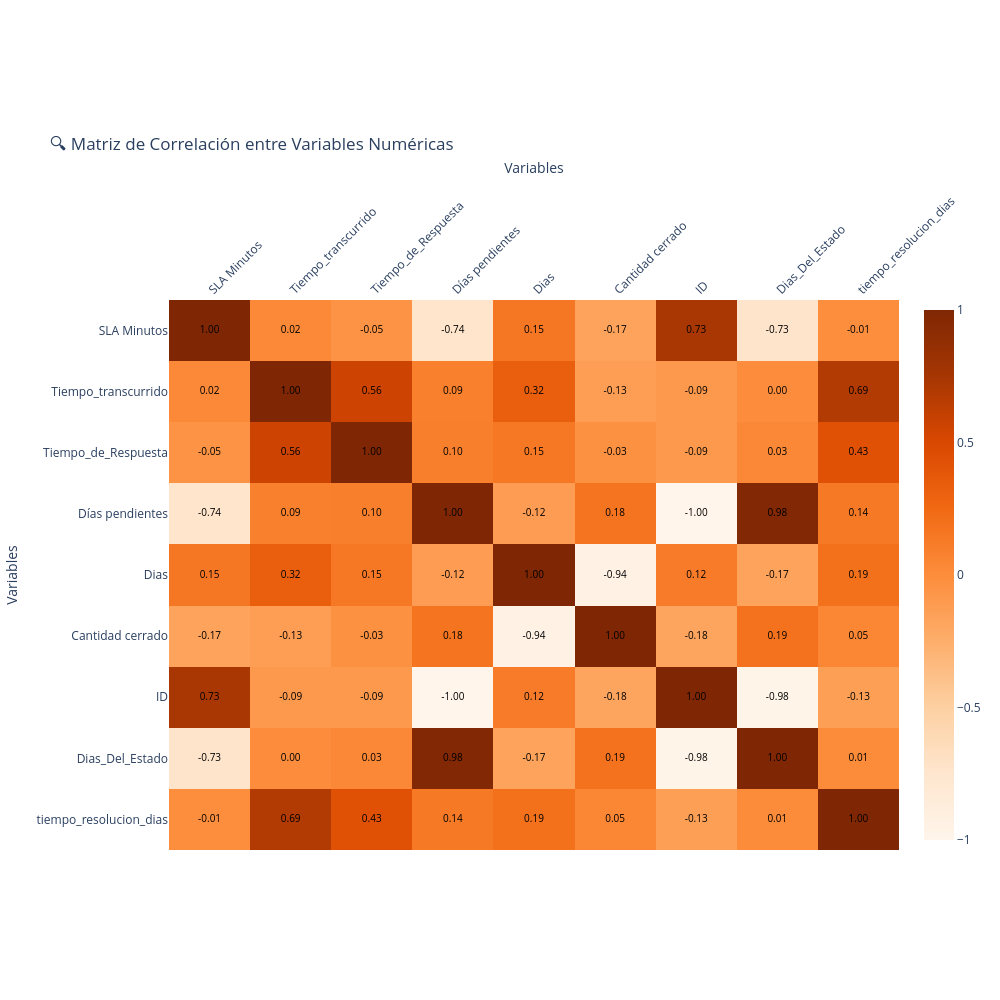

Source (notebook cell):
### Code cell
# ─────────────────────────────────────────────────────────────
# Paso 6.4: Matriz de correlación entre variables numéricas
# ─────────────────────────────────────────────────────────────

# Filtrar columnas numéricas del DataFrame
numericas = df.select_dtypes(include=['int64', 'float64'])

# Calcular la matriz de correlación
matriz_corr = numericas.corr()

# Calcular la matriz de correlación
#matriz_corr = numericas.corr().round(2)

# Preparar datos para Plotly
z = matriz_corr.values
x = matriz_corr.columns.tolist()
y = matriz_corr.index.tolist()

# Texto para hover (información al pasar el ratón)
hover_text = [[f"Variable X: {x[j]}<br>Variable Y: {y[i]}<br>Correlación: {z[i][j]:.2f}" 
              for j in range(len(x))] for i in range(len(y))]

# Capa de calor base
heatmap = go.Heatmap(
    z=z,
    x=x,
    y=y,
    colorscale='Oranges',  # Escala de colores rojo-azul para correlaciones
    zmin=-1,  # Valor mínimo para correlación
    zmax=1,   # Valor máximo para correlación
    text=hover_text,
    hoverinfo="text",
    showscale=True
)

# Superponer texto con los valores de correlación
text_overlay = go.Scatter(
    x=np.repeat(x, len(y)),
    y=np.tile(y, len(x)),
    mode="text",
    text=[f"{val:.2f}" for row in z for val in row],
    textfont=dict(color="black", size=10),
    hoverinfo="skip"
)

# Construir figura final
fig = go.Figure(data=[heatmap, text_overlay])

fig.update_layout(
    title="🔍 Matriz de Correlación entre Variables Numéricas",
    xaxis=dict(
        title="Variables",
        tickangle=-45,
        side="top"
    ),
    yaxis=dict(
        title="Variables",
        autorange='reversed'  # Para que el orden sea igual que en seaborn
    ),
    width=1000,
    height=1000,
    margin=dict(l=150, r=50, b=150, t=300),
    hoverlabel=dict(
        bgcolor="white",
        font_size=12,
        font_family="Arial"
    )
)

fig.show()

### Figure 1 — Plotly figure (JSON) as saved in the notebook; plotly's stock layout.template omitted (floating-point values rounded to 4 significant figures)
{"data": [{"colorscale": [[0, "rgb(255,245,235)"], [0.125, "rgb(254,230,206)"], [0.25, "rgb(253,208,162)"], [0.375, "rgb(253,174,107)"], [0.5, "rgb(253,141,60)"], [0.625, "rgb(241,105,19)"], [0.75, "rgb(217,72,1)"], [0.875, "rgb(166,54,3)"], [1, "rgb(127,39,4)"]], "hoverinfo": "text", "showscale": true, "text": [["Variable X: SLA Minutos<br>Variable Y: SLA Minutos<br>Correlación: 1.00", "Variable X: Tiempo_transcurrido<br>Variable Y: SLA Minutos<br>Correlación: 0.02", "Variable X: Tiempo_de_Respuesta<br>Variable Y: SLA Minutos<br>Correlación: -0.05", "Variable X: Días pendientes<br>Variable Y: SLA Minutos<br>Correlación: -0.74", "Variable X: Dias<br>Variable Y: SLA Minutos<br>Correlación: 0.15", "Variable X: Cantidad cerrado<br>Variable Y: SLA Minutos<br>Correlación: -0.17", "Variable X: ID<br>Variable Y: SLA Minutos<br>Correlación: 0.73", "Variable X: Dias_Del_Estado<br>Variable Y: SLA Minutos<br>Correlación: -0.73", "Variable X: tiempo_resolucion_dias<br>Variable Y: SLA Minutos<br>Correlación: -0.01"], ["Variable X: SLA Minutos<br>Variable Y: Tiempo_transcurrido<br>Correlación: 0.02", "Variable X: Tiempo_transcurrido<br>Variable Y: Tiempo_transcurrido<br>Correlación: 1.00", "Variable X: Tiempo_de_Respuesta<br>Variable Y: Tiempo_transcurrido<br>Correlación: 0.56", "Variable X: Días pendientes<br>Variable Y: Tiempo_transcurrido<br>Correlación: 0.09", "Variable X: Dias<br>Variable Y: Tiempo_transcurrido<br>Correlación: 0.32", "Variable X: Cantidad cerrado<br>Variable Y: Tiempo_transcurrido<br>Correlación: -0.13", "Variable X: ID<br>Variable Y: Tiempo_transcurrido<br>Correlación: -0.09", "Variable X: Dias_Del_Estado<br>Variable Y: Tiempo_transcurrido<br>Correlación: 0.00", "Variable X: tiempo_resolucion_dias<br>Variable Y: Tiempo_transcurrido<br>Correlación: 0.69"], ["Variable X: SLA Minutos<br>Variable Y: Tiempo_de_Respuesta<br>Correlación: -0.05", "Variable X: Tiempo_transcurrido<br>Variable Y: Tiempo_de_Respuesta<br>Correlación: 0.56", "Variable X: Tiempo_de_Respuesta<br>Variable Y: Tiempo_de_Respuesta<br>Correlación: 1.00", "Variable X: Días pendientes<br>Variable Y: Tiempo_de_Respuesta<br>Correlación: 0.10", "Variable X: Dias<br>Variable Y: Tiempo_de_Respuesta<br>Correlación: 0.15", "Variable X: Cantidad cerrado<br>Variable Y: Tiempo_de_Respuesta<br>Correlación: -0.03", "Variable X: ID<br>Variable Y: Tiempo_de_Respuesta<br>Correlación: -0.09", "Variable X: Dias_Del_Estado<br>Variable Y: Tiempo_de_Respuesta<br>Correlación: 0.03", "Variable X: tiempo_resolucion_dias<br>Variable Y: Tiempo_de_Respuesta<br>Correlación: 0.43"], ["Variable X: SLA Minutos<br>Variable Y: Días pendientes<br>Correlación: -0.74", "Variable X: Tiempo_transcurrido<br>Variable Y: Días pendientes<br>Correlación: 0.09", "Variable X: Tiempo_de_Respuesta<br>Variable Y: Días pendientes<br>Correlación: 0.10", "Variable X: Días pendientes<br>Variable Y: Días pendientes<br>Correlación: 1.00", "Variable X: Dias<br>Variable Y: Días pendientes<br>Correlación: -0.12", "Variable X: Cantidad cerrado<br>Variable Y: Días pendientes<br>Correlación: 0.18", "Variable X: ID<br>Variable Y: Días pendientes<br>Correlación: -1.00", "Variable X: Dias_Del_Estado<br>Variable Y: Días pendientes<br>Correlación: 0.98", "Variable X: tiempo_resolucion_dias<br>Variable Y: Días pendientes<br>Correlación: 0.14"], ["Variable X: SLA Minutos<br>Variable Y: Dias<br>Correlación: 0.15", "Variable X: Tiempo_transcurrido<br>Variable Y: Dias<br>Correlación: 0.32", "Variable X: Tiempo_de_Respuesta<br>Variable Y: Dias<br>Correlación: 0.15", "Variable X: Días pendientes<br>Variable Y: Dias<br>Correlación: -0.12", "Variable X: Dias<br>Variable Y: Dias<br>Correlación: 1.00", "Variable X: Cantidad cerrado<br>Variable Y: Dias<br>Correlación: -0.94", "Variable X: ID<br>Variable Y: Dias<br>Correlación: 0.12", "Variable X: Dias_Del_Estado<br>Variable Y: Dias<br>Correlación: -0.17", "Variable X: tiempo_resolucion_dias<br>Variable Y: Dias<br>Correlación: 0.19"], ["Variable X: SLA Minutos<br>Variable Y: Cantidad cerrado<br>Correlación: -0.17", "Variable X: Tiempo_transcurrido<br>Variable Y: Cantidad cerrado<br>Correlación: -0.13", "Variable X: Tiempo_de_Respuesta<br>Variable Y: Cantidad cerrado<br>Correlación: -0.03", "Variable X: Días pendientes<br>Variable Y: Cantidad cerrado<br>Correlación: 0.18", "Variable X: Dias<br>Variable Y: Cantidad cerrado<br>Correlación: -0.94", "Variable X: Cantidad cerrado<br>Variable Y: Cantidad cerrado<br>Correlación: 1.00", "Variable X: ID<br>Variable Y: Cantidad cerrado<br>Correlación: -0.18", "Variable X: Dias_Del_Estado<br>Variable Y: Cantidad cerrado<br>Correlación: 0.19", "Variable X: tiempo_resolucion_dias<br>Variable Y: Cantidad cerrado<br>Correlación: 0.05"], ["Variable X: SLA Minutos<br>Variable Y: ID<br>Correlación: 0.73", "Variable X: Tiempo_transcurrido<br>Variable Y: ID<br>Correlación: -0.09", "Variable X: Tiempo_de_Respuesta<br>Variable Y: ID<br>Correlación: -0.09", "Variable X: Días pendientes<br>Variable Y: ID<br>Correlación: -1.00", "Variable X: Dias<br>Variable Y: ID<br>Correlación: 0.12", "Variable X: Cantidad cerrado<br>Variable Y: ID<br>Correlación: -0.18", "Variable X: ID<br>Variable Y: ID<br>Correlación: 1.00", "Variable X: Dias_Del_Estado<br>Variable Y: ID<br>Correlación: -0.98", "Variable X: tiempo_resolucion_dias<br>Variable Y: ID<br>Correlación: -0.13"], ["Variable X: SLA Minutos<br>Variable Y: Dias_Del_Estado<br>Correlación: -0.73", "Variable X: Tiempo_transcurrido<br>Variable Y: Dias_Del_Estado<br>Correlación: 0.00", "Variable X: Tiempo_de_Respuesta<br>Variable Y: Dias_Del_Estado<br>Correlación: 0.03", "Variable X: Días pendientes<br>Variable Y: Dias_Del_Estado<br>Correlación: 0.98", "Variable X: Dias<br>Variable Y: Dias_Del_Estado<br>Correlación: -0.17", "Variable X: Cantidad cerrado<br>Variable Y: Dias_Del_Estado<br>Correlación: 0.19", "Variable X: ID<br>Variable Y: Dias_Del_Estado<br>Correlación: -0.98", "Variable X: Dias_Del_Estado<br>Variable Y: Dias_Del_Estado<br>Correlación: 1.00", "Variable X: tiempo_resolucion_dias<br>Variable Y: Dias_Del_Estado<br>Correlación: 0.01"], ["Variable X: SLA Minutos<br>Variable Y: tiempo_resolucion_dias<br>Correlación: -0.01", "Variable X: Tiempo_transcurrido<br>Variable Y: tiempo_resolucion_dias<br>Correlación: 0.69", "Variable X: Tiempo_de_Respuesta<br>Variable Y: tiempo_resolucion_dias<br>Correlación: 0.43", "Variable X: Días pendientes<br>Variable Y: tiempo_resolucion_dias<br>Correlación: 0.14", "Variable X: Dias<br>Variable Y: tiempo_resolucion_dias<br>Correlación: 0.19", "Variable X: Cantidad cerrado<br>Variable Y: tiempo_resolucion_dias<br>Correlación: 0.05", "Variable X: ID<br>Variable Y: tiempo_resolucion_dias<br>Correlación: -0.13", "Variable X: Dias_Del_Estado<br>Variable Y: tiempo_resolucion_dias<br>Correlación: 0.01", "Variable X: tiempo_resolucion_dias<br>Variable Y: tiempo_resolucion_dias<br>Correlación: 1.00"]], "x": ["SLA Minutos", "Tiempo_transcurrido", "Tiempo_de_Respuesta", "Días pendientes", "Dias", "Cantidad cerrado", "ID", "Dias_Del_Estado", "tiempo_resolucion_dias"], "y": ["SLA Minutos", "Tiempo_transcurrido", "Tiempo_de_Respuesta", "Días pendientes", "Dias", "Cantidad cerrado", "ID", "Dias_Del_Estado", "tiempo_resolucion_dias"], "z": [[1, 0.02446, -0.04922, -0.737, 0.1533, -0.1658, 0.7334, -0.7325, -0.01063], [0.02446, 1, 0.5643, 0.09216, 0.3247, -0.1265, -0.0906, 0.001328, 0.6889], [-0.04922, 0.5643, 1, 0.09864, 0.145, -0.03103, -0.09283, 0.03469, 0.4286], [-0.737, 0.09216, 0.09864, 1, -0.1173, 0.1757, -0.9987, 0.9786, 0.1366], [0.1533, 0.3247, 0.145, -0.1173, 1, -0.9405, 0.1246, -0.1664, 0.1922], [-0.1658, -0.1265, -0.03103, 0.1757, -0.9405, 1, -0.1833, 0.1884, 0.05079], [0.7334, -0.0906, -0.09283, -0.9987, 0.1246, -0.1833, 1, -0.9781, -0.1339], [-0.7325, 0.001328, 0.03469, 0.9786, -0.1664, 0.1884, -0.9781, 1, 0.009842], [-0.01063, 0.6889, 0.4286, 0.1366, 0.1922, 0.05079, -0.1339, 0.009842, 1]], "zmax": 1, "zmin": -1, "type": "heatmap"}, {"hoverinfo": "skip", "mode": "text", "text": ["1.00", "0.02", "-0.05", "-0.74", "0.15", "-0.17", "0.73", "-0.73", "-0.01", "0.02", "1.00", "0.56", "0.09", "0.32", "-0.13", "-0.09", "0.00", "0.69", "-0.05", "0.56", "1.00", "0.10", "0.15", "-0.03", "-0.09", "0.03", "0.43", "-0.74", "0.09", "0.10", "1.00", "-0.12", "0.18", "-1.00", "0.98", "0.14", "0.15", "0.32", "0.15", "-0.12", "1.00", "-0.94", "0.12", "-0.17", "0.19", "-0.17", "-0.13", "-0.03", "0.18", "-0.94", "1.00", "-0.18", "0.19", "0.05", "0.73", "-0.09", "-0.09", "-1.00", "0.12", "-0.18", "1.00", "-0.98", "-0.13", "-0.73", "0.00", "0.03", "0.98", "-0.17", "0.19", "-0.98", "1.00", "0.01", "-0.01", "0.69", "0.43", "0.14", "0.19", "0.05", "-0.13", "0.01", "1.00"], "textfont": {"color": "black", "size": 10}, "x": ["SLA Minutos", "SLA Minutos", "SLA Minutos", "SLA Minutos", "SLA Minutos", "SLA Minutos", "SLA Minutos", "SLA Minutos", "SLA Minutos", "Tiempo_transcurrido", "Tiempo_transcurrido", "Tiempo_transcurrido", "Tiempo_transcurrido", "Tiempo_transcurrido", "Tiempo_transcurrido", "Tiempo_transcurrido", "Tiempo_transcurrido", "Tiempo_transcurrido", "Tiempo_de_Respuesta", "Tiempo_de_Respuesta", "Tiempo_de_Respuesta", "Tiempo_de_Respuesta", "Tiempo_de_Respuesta", "Tiempo_de_Respuesta", "Tiempo_de_Respuesta", "Tiempo_de_Respuesta", "Tiempo_de_Respuesta", "Días pendientes", "Días pendientes", "Días pendientes", "Días pendientes", "Días pendientes", "Días pendientes", "Días pendientes", "Días pendientes", "Días pendientes", "Dias", "Dias", "Dias", "Dias", "Dias", "Dias", "Dias", "Dias", "Dias", "Cantidad cerrado", "Cantidad cerrado", "Cantidad cerrado", "Cantidad cerrado", "Cantidad cerrado", "Cantidad cerrado", "Cantidad cerrado", "Cantidad cerrado", "Cantidad cerrado", "ID", "ID", "ID", "ID", "ID", "ID", "ID", "ID", "ID", "Dias_Del_Estado", "Dias_Del_Estado", "Dias_Del_Estado", "Dias_Del_Estado", "Dias_Del_Estado", "Dias_Del_Estado", "Dias_Del_Estado", "Dias_Del_Estado", "Dias_Del_Estado", "tiempo_resolucion_dias", "tiempo_resolucion_dias", "tiempo_resolucion_dias", "tiempo_resolucion_dias", "tiempo_resolucion_dias", "tiempo_resolucion_dias", "tiempo_resolucion_dias", "tiempo_resolucion_dias", "tiempo_resolucion_dias"], "y": ["SLA Minutos", "Tiempo_transcurrido", "Tiempo_de_Respuesta", "Días pendientes", "Dias", "Cantidad cerrado", "ID", "Dias_Del_Estado", "tiempo_resolucion_dias", "SLA Minutos", "Tiempo_transcurrido", "Tiempo_de_Respuesta", "Días pendientes", "Dias", "Cantidad cerrado", "ID", "Dias_Del_Estado", "tiempo_resolucion_dias", "SLA Minutos", "Tiempo_transcurrido", "Tiempo_de_Respuesta", "Días pendientes", "Dias", "Cantidad cerrado", "ID", "Dias_Del_Estado", "tiempo_resolucion_dias", "SLA Minutos", "Tiempo_transcurrido", "Tiempo_de_Respuesta", "Días pendientes", "Dias", "Cantidad cerrado", "ID", "Dias_Del_Estado", "tiempo_resolucion_dias", "SLA Minutos", "Tiempo_transcurrido", "Tiempo_de_Respuesta", "Días pendientes", "Dias", "Cantidad cerrado", "ID", "Dias_Del_Estado", "tiempo_resolucion_dias", "SLA Minutos", "Tiempo_transcurrido", "Tiempo_de_Respuesta", "Días pendientes", "Dias", "Cantidad cerrado", "ID", "Dias_Del_Estado", "tiempo_resolucion_dias", "SLA Minutos", "Tiempo_transcurrido", "Tiempo_de_Respuesta", "Días pendientes", "Dias", "Cantidad cerrado", "ID", "Dias_Del_Estado", "tiempo_resolucion_dias", "SLA Minutos", "Tiempo_transcurrido", "Tiempo_de_Respuesta", "Días pendientes", "Dias", "Cantidad cerrado", "ID", "Dias_Del_Estado", "tiempo_resolucion_dias", "SLA Minutos", "Tiempo_transcurrido", "Tiempo_de_Respuesta", "Días pendientes", "Dias", "Cantidad cerrado", "ID", "Dias_Del_Estado", "tiempo_resolucion_dias"], "type": "scatter"}], "layout": {"xaxis": {"title": {"text": "Variables"}, "tickangle": -45, "side": "top"}, "yaxis": {"title": {"text": "Variables"}, "autorange": "reversed"}, "margin": {"l": 150, "r": 50, "b": 150, "t": 300}, "hoverlabel": {"font": {"size": 12, "family": "Arial"}, "bgcolor": "white"}, "title": {"text": "🔍 Matriz de Correlación entre Variables Numéricas"}, "width": 1000, "height": 1000}}
